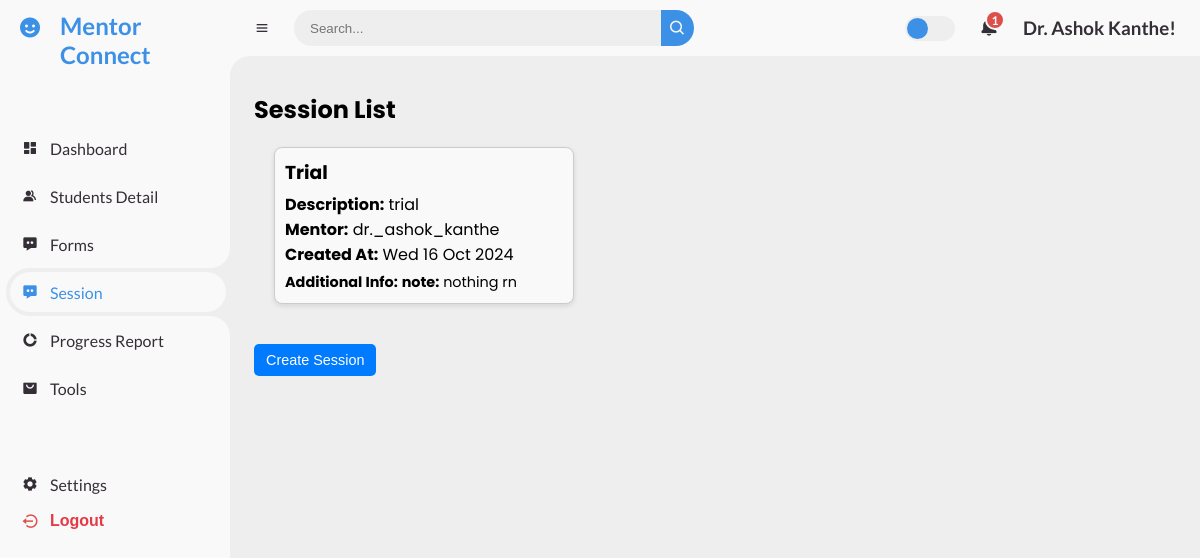
/sessions/ (signed in), run on an earlier commit of the app's database.
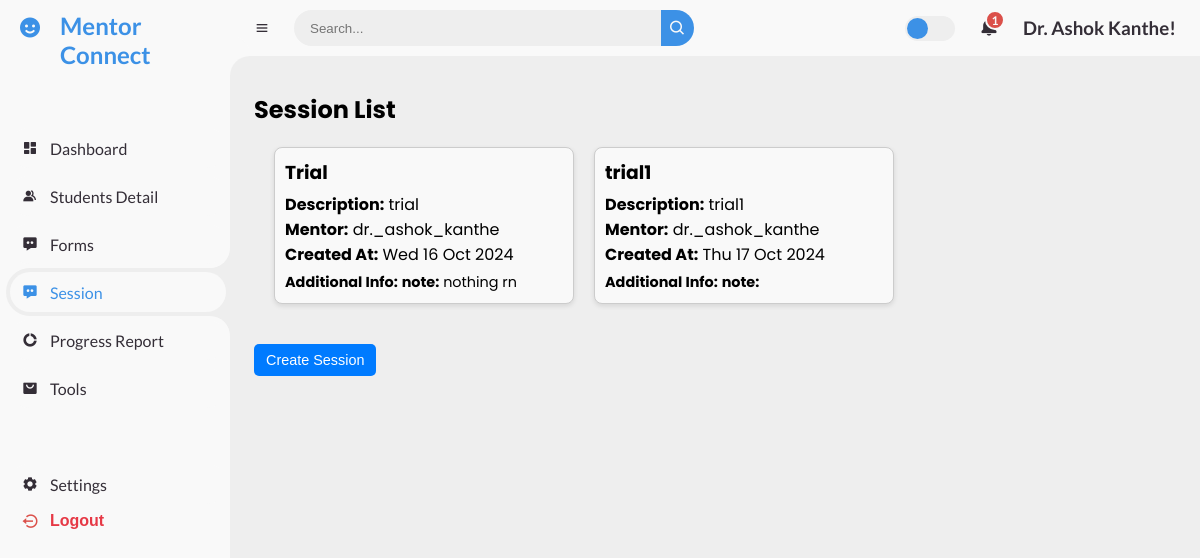
And on a later commit of the database.
### mentor/models.py (models this page shows, shortened)
class Session(models.Model):
    title = models.CharField(max_length=200)
    description = models.TextField()
    mentor = models.ForeignKey(User, on_delete=models.CASCADE, related_name="sessions")
    created_at = models.DateTimeField(auto_now_add=True)
    updated_at = models.DateTimeField(auto_now=True)
    additional_info = models.JSONField(default=dict)
    objects = DynamicFieldsManager()
    def __init__(self, *args, **kwargs):
        super().__init__(*args, **kwargs)
        for key, value in self.additional_info.items():
            setattr(self, key, value)
    class Meta:
        indexes = [
            models.Index(fields=['mentor']),
            models.Index(fields=['created_at']),
        ]

### mentor/views.py (the view)
# urls.py: path('sessions/', views.session_list, name='session_list'),
@login_required
def session_list(request):
    sessions = Session.objects.filter(mentor=request.user)
    return render(request, 'session_list.html', {'sessions': sessions})

### mentor/templatetags/username_filters.py (called while the page is built)
@register.filter
def readable_username(value):
    return value.replace('_', ' ').title()

### templates/session_list.html (shortened to what this page needs)
{% extends 'base.html' %}
{% block content %}
<h2>Session List</h2>
<div class="session-container">
    {% for session in sessions %}
        <div class="session-card">
            <h3>{{ session.title }}</h3>
            <p><strong>Description:</strong> {{ session.description }}</p>
            <p><strong>Mentor:</strong> {{ session.mentor.username }}</p>
            <p><strong>Created At:</strong> {{ session.created_at|date:"D d M Y" }}</p>
            <div class="additional-info">
                <strong>Additional Info:</strong>
                {% if session.additional_info %}
                    {% for key, value in session.additional_info.items %}
                        <strong>{{ key }}:</strong> {{ value }}<br>
                    {% endfor %}
                {% else %}
                    <span>No additional info available.</span>
                {% endif %}
            </div>
        </div>
    {% empty %}
        <div class="no-sessions">No sessions available.</div>
    {% endfor %}
</div>
<button id="create-session-btn" class="btn" style="margin-top: 20px;">Create Session</button>
{% endblock %}

What changed in the data, as far as the page shows it:
added Session: title "trial1", description "trial1", mentor.username "dr._ashok_kanthe", created_at "Thu 17 Oct 2024", additional_info "note"
